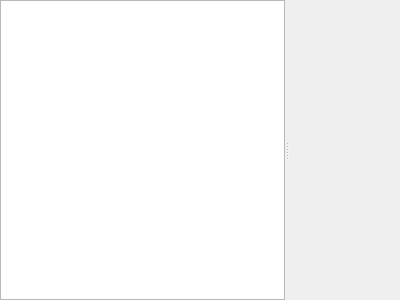
<?xml version="1.0" encoding="UTF-8"?>
<ui version="4.0">
 <class>LCDWidgetInspectorWidget</class>
 <widget class="QWidget" name="LCDWidgetInspectorWidget">
  <property name="geometry">
   <rect>
    <x>0</x>
    <y>0</y>
    <width>400</width>
    <height>300</height>
   </rect>
  </property>
  <property name="windowTitle">
   <string>Form</string>
  </property>
  <layout class="QVBoxLayout" name="verticalLayout">
   <property name="leftMargin">
    <number>0</number>
   </property>
   <property name="topMargin">
    <number>0</number>
   </property>
   <property name="rightMargin">
    <number>0</number>
   </property>
   <property name="bottomMargin">
    <number>0</number>
   </property>
   <item>
    <widget class="QSplitter" name="splitter">
     <property name="orientation">
      <enum>Qt::Horizontal</enum>
     </property>
     <widget class="QTreeView" name="widgetList"/>
     <widget class="GammaRay::PropertyWidget" name="propertyWidget" native="true"/>
    </widget>
   </item>
  </layout>
 </widget>
 <customwidgets>
  <customwidget>
   <class>GammaRay::PropertyWidget</class>
   <extends>QWidget</extends>
   <header location="global">gammaray/ui/propertywidget.h</header>
   <container>1</container>
  </customwidget>
 </customwidgets>
 <resources/>
 <connections/>
</ui>
